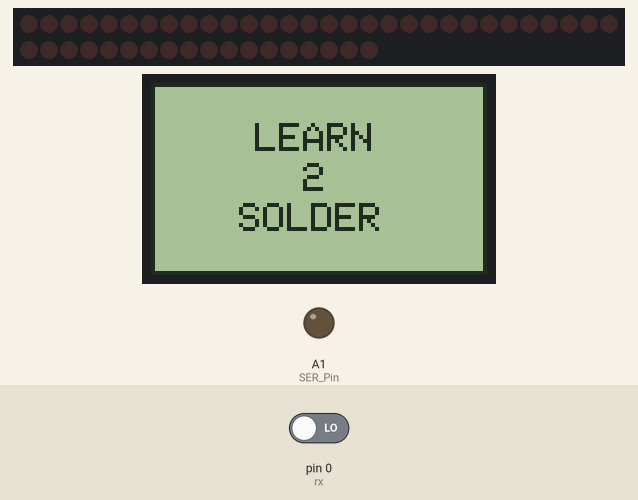
The sketch below on a simulated Arduino Uno, built with avr-gcc and run on an emulated ATmega328P. Shown: 48 shift-register outputs drawn as a row of LEDs (first output left, lit = HIGH), 84×48 one-colour display, output pins drawn as LEDs (lit = HIGH). Wiring (inferred from the names in the program): 6 × shift register (74HC595): data pin 6; shift clock pin 5; latch pin 2. Wiring (inferred from the signals the program sends): row of LEDs: on Q0, Q1, Q2, Q3, Q4, Q5, Q6, Q7, Q8, Q9, Q10, Q11, Q12, Q13, Q14, Q15, Q16, Q17, Q18, Q19, Q20, Q21, Q22, Q23, Q24, Q25, Q26, Q27, Q28, Q29, Q30, Q31, Q32, Q33, Q34, Q35, Q36, Q37, Q38, Q39, Q40, Q41, Q42, Q43, Q44, Q45, Q46, Q47. The inputs (shaded band) are chosen by the test bench; at power-on: pin 0 (rx) LOW. Pins used as bus, display or sensor lines are not drawn.

Above: at 5.1 s.
At 10.1 s:
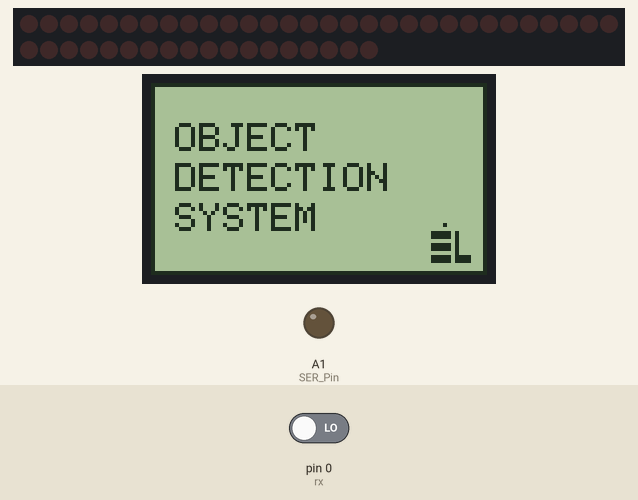
16.3 s: pin 0 (rx) driven HIGH
At 17.0 s:
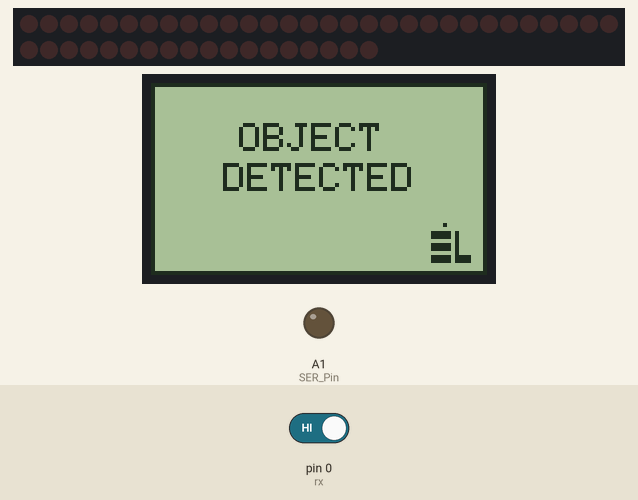
17.8 s: pin 0 (rx) driven LOW
At 18.1 s:
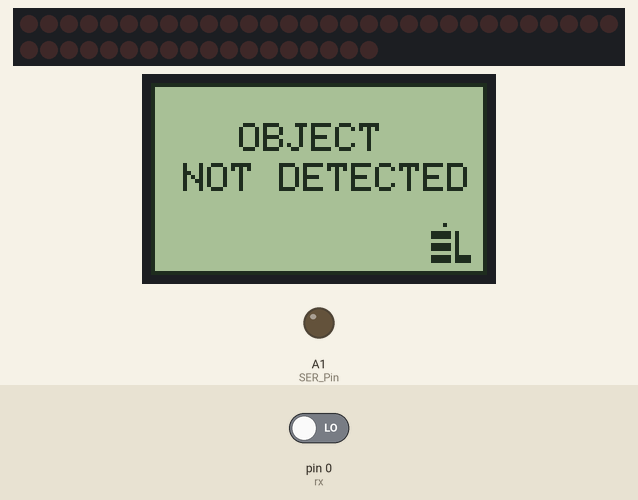
Timing chart, 0 to 20.8 s (numbered marks = the images above; inputs shaded):
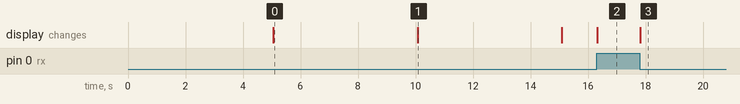

The sketch:

8_Object_Detection_System.ino
```cpp
#include <Adafruit_GFX.h>
#include <Adafruit_PCD8544.h>
int trx=1;
int rx=0;
int proxy1=0;
int SER_Pin=A1;
int RCLK_Pin=6;
int SRCLK_Pin = 5;
const byte logo_el[] PROGMEM = {16,10,
B00000000,B00000000,
B11111010,B00000000,
B11111010,B00000000,
B00000010,B00000000,
B11111010,B00000000,
B11111010,B00000000,
B00000010,B00000000,
B11111011,B11000000,
B11111011,B11000000,
B00000000,B00000000,
};
#define number_of_74hc595s 3
#define numOfRegisterPins number_of_74hc595s*8
boolean registers[numOfRegisterPins];
#define speakerPin 2
Adafruit_PCD8544 display= Adafruit_PCD8544(8,9,10,12,11);
void setup() {
  pinMode(SER_Pin,OUTPUT);
  pinMode(RCLK_Pin,OUTPUT);
  pinMode(SRCLK_Pin,OUTPUT);
  pinMode(trx,INPUT);
  pinMode(rx,INPUT);
  pinMode(speakerPin, OUTPUT);
  clearRegisters();
  writeRegisters();
  display.begin();
  display.setContrast(50);
  display.clearDisplay();
  display_El_logo();
  display_L2S();
  display_title();
}
void loop()
{
   display.drawBitmap(70,35,logo_el,10,10,BLACK);
display.drawRect(0,0,84,48,BLACK);
proxy1=digitalRead(rx);
if(proxy1==HIGH)
{
display.setCursor(22,10);
  display.println("OBJECT");
  display.setTextSize(1);
  display.setTextColor(BLACK);
  display.setCursor(18,20);
  display.println("DETECTED");
  display.setTextSize(1);
  display.setTextColor(BLACK);
  digitalWrite(speakerPin,HIGH);
   display.display();
  display.clearDisplay();
}
else
{
  display.setCursor(22,10);
  display.println("OBJECT");
  display.setTextSize(1);
  display.setTextColor(BLACK);
  display.setCursor(8,20);
  display.println("NOT DETECTED");
  display.setTextSize(1);
  display.setTextColor(BLACK);
  digitalWrite(speakerPin,LOW);
   display.display();
  display.clearDisplay();
}
}

//***********************Elintlabz logo*****************************************//
void display_El_logo()
{
   display.fillRect(15,2,21,6,BLACK);
   display.fillRect(15,12,21,6,BLACK);
   display.fillRect(15,22,21,6,BLACK);
   display.fillRect(45,2,6,26,BLACK);
   display.fillRect(50,22,18,6,BLACK);
   display.setCursor(15,35);
   display.print("ElintLabz");
   display.display();
   delay(5000);
   display.clearDisplay();
}

//********************************learn2solder****************************************//

void display_L2S()
{
  display.drawRect(0, 0, 84 , 48,BLACK);
  display.setCursor(26, 10);
  display.println("LEARN");
  display.setCursor(38,20);
  display.println("2");
  display.setCursor(22,30);
  display.println("SOLDER");
  display.display();
  delay(5000);
  display.clearDisplay();
}

//********************************Title********************************************//
void display_title()
{
  display.drawRect(0, 0, 84 , 48,BLACK);
  display.setCursor(6,10);
  display.println("OBJECT");
  display.setCursor(6,20);
  display.println("DETECTION");
  display.setCursor(6,30);
  display.println("SYSTEM");
  display.drawBitmap(70,35,logo_el,10,10,BLACK);
  display.display();
  delay(5000);
  display.clearDisplay();
}

//********************************clear bargraph**********************//

 void writeRegisters(){

  digitalWrite(RCLK_Pin, LOW);

  for(int i = numOfRegisterPins - 1; i >=  0; i--){
    digitalWrite(SRCLK_Pin, LOW);

    int val = registers[i];

    digitalWrite(SER_Pin, val);
    digitalWrite(SRCLK_Pin, HIGH);

  }
  digitalWrite(RCLK_Pin, HIGH);

}
void clearRegisters(){
  for(int i = numOfRegisterPins - 1; i >=  0; i--){
     registers[i] = LOW;
  }
  writeRegisters();
}
```

Measured:
- after the input at 16.3 s, the display: changes at once (image 2)
- after the input at 17.8 s, the display: changes at once (image 3)
- what the display in image 0 shows lasts 5.0 s, from 5.1 s to 10.1 s
